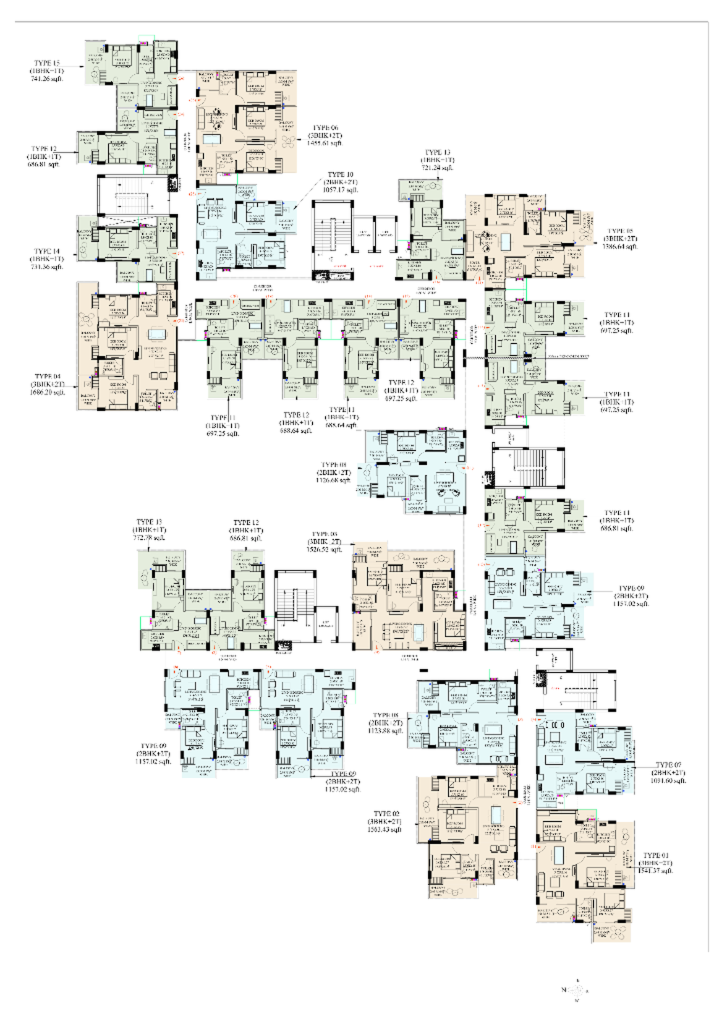
#> input picture source_images/floor_plan_1446x2048.png, 1446 x 2048 px, found by its file name (shown at 1/2 size)
$ python inspect_all_cluster_alignments.py
#> lines starting #> are read from the running program, lines starting #| are printed output that depends on the picture; after the words box and inside, x2 and y2 are one past the last pixel; in counts of white or black regions, pixels touching at a corner belong together
import cv2
import numpy as np
import json

# Load base image and model data
img = cv2.imread('d:/HAMLET/3D View/source_images/floor_plan_1446x2048.png')
#> img is the input picture: shape (2048, 1446, 3); mean B, G, R 237.5, 240, 239.1
gray = cv2.cvtColor(img, cv2.COLOR_BGR2GRAY)
# Wall edges
wall_mask = (gray < 80).astype(np.uint8)
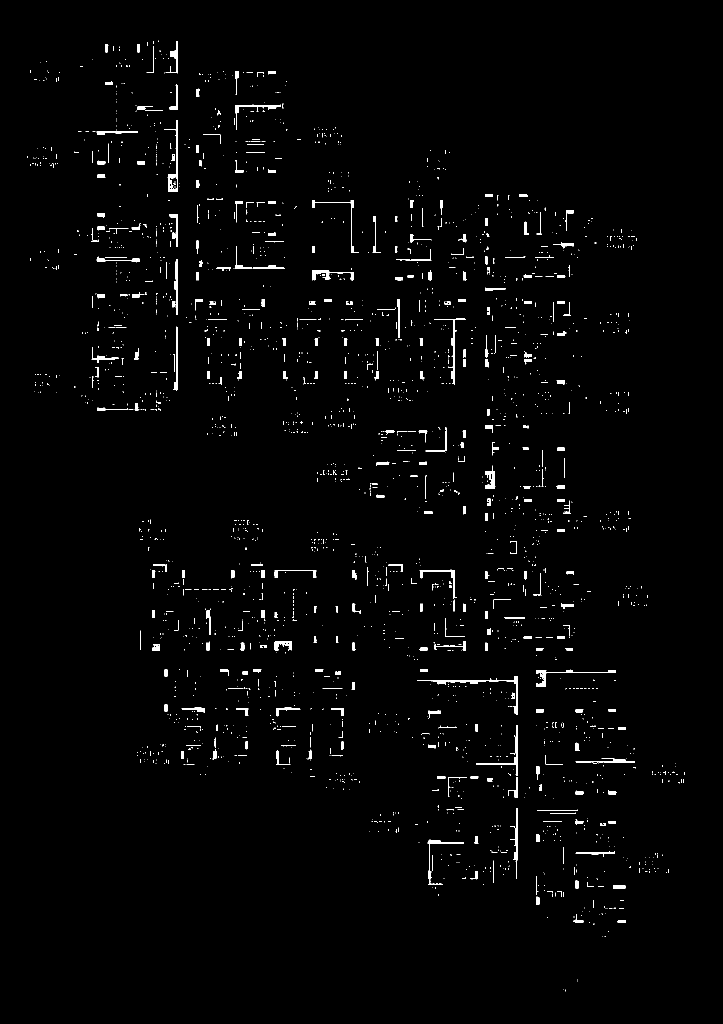
#> wall_mask: shape (2048, 1446) (shown at 1/2 size); values 0 (black) and 1 (white), 1.7% white; 2437 white regions (2017 under 20 px), largest, box (x1, y1, x2, y2) and area: (835, 1352, 1036, 1430) 1018, (328, 240, 356, 384) 836, (1072, 1339, 1232, 1374) 800

#> (the run stopped early here; a loop or call above may not have finished)

$ run again, with source_images/comparison_overlay.png copied over source_images/floor_plan_1446x2048.png
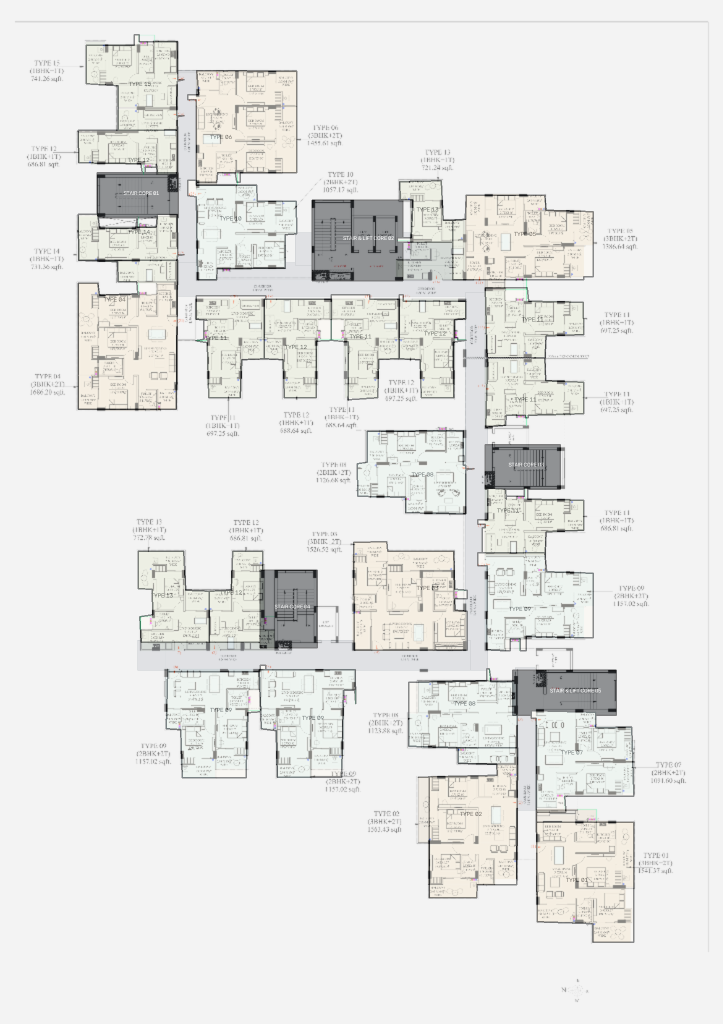
#> input picture source_images/comparison_overlay.png, 1446 x 2048 px, found by its file name (shown at 1/2 size)
#> img is the input picture: shape (2048, 1446, 3); mean B, G, R 229.5, 231.3, 231.2
#> `wall_mask = (gray < 80).astype(np.uint8)`:
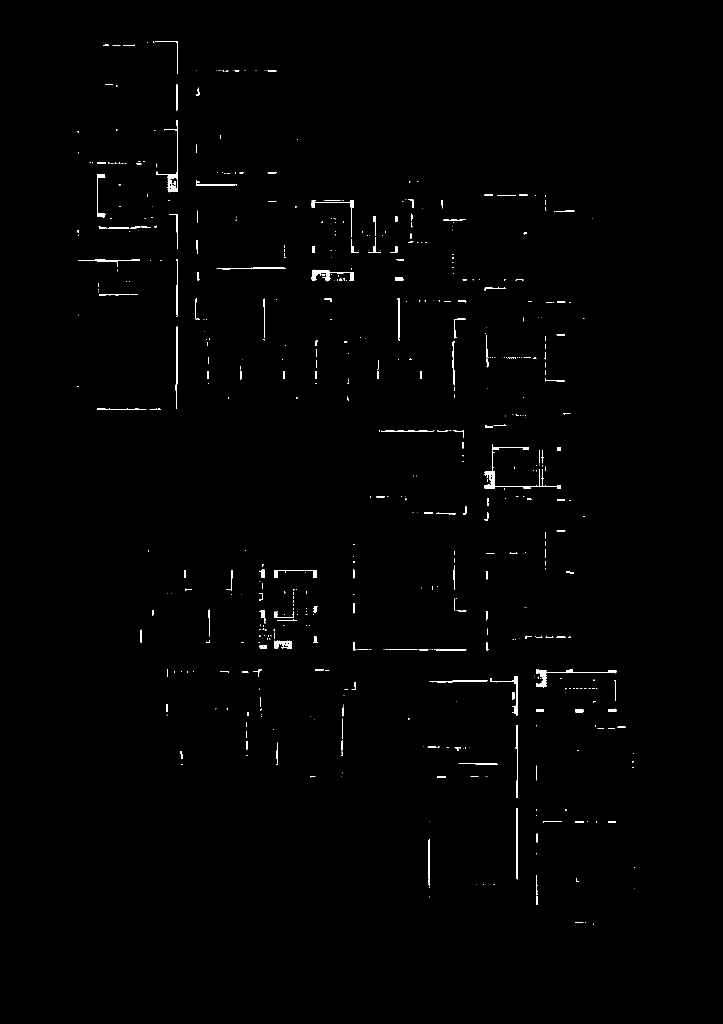
#> wall_mask: shape (2048, 1446) (shown at 1/2 size); values 0 (black) and 1 (white), 0.7% white; 578 white regions (403 under 20 px), largest, box (x1, y1, x2, y2) and area: (969, 888, 1122, 978) 1322, (1072, 1339, 1233, 1375) 893, (312, 240, 356, 385) 742

$ run again, with source_images/comparison_side_by_side.png copied over source_images/floor_plan_1446x2048.png
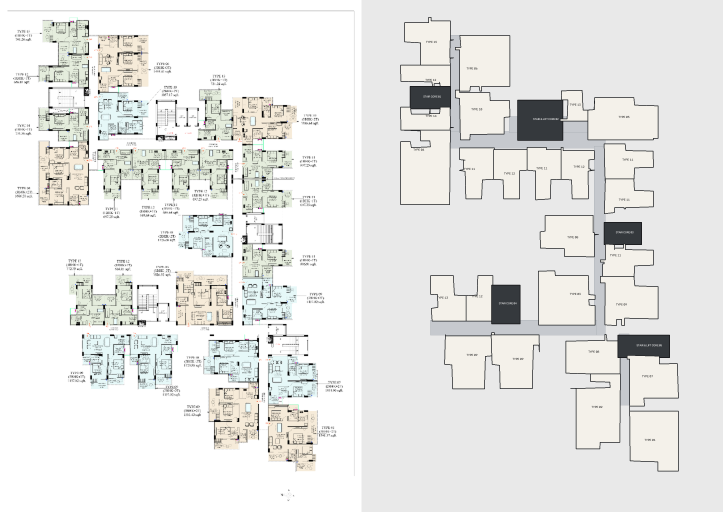
#> input picture source_images/comparison_side_by_side.png, 1446 x 1024 px, found by its file name (shown at 1/2 size)
#> img is the input picture: shape (1024, 1446, 3); mean B, G, R 230.2, 232.1, 231.9
#> `wall_mask = (gray < 80).astype(np.uint8)`:
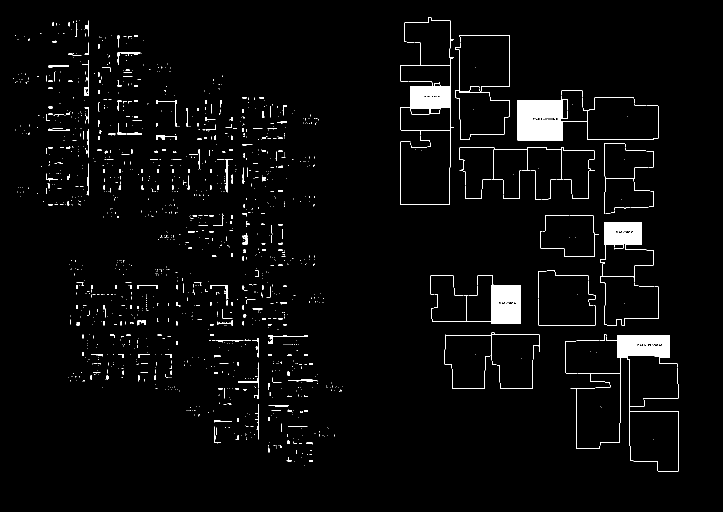
#> wall_mask: shape (1024, 1446) (shown at 1/2 size); values 0 (black) and 1 (white), 3% white; 1479 white regions (1222 under 20 px), largest, box (x1, y1, x2, y2) and area: (1035, 191, 1317, 281) 7732, (1156, 670, 1357, 943) 5413, (801, 34, 908, 410) 4904

$ run again, with source_images/crop_center.png copied over source_images/floor_plan_1446x2048.png
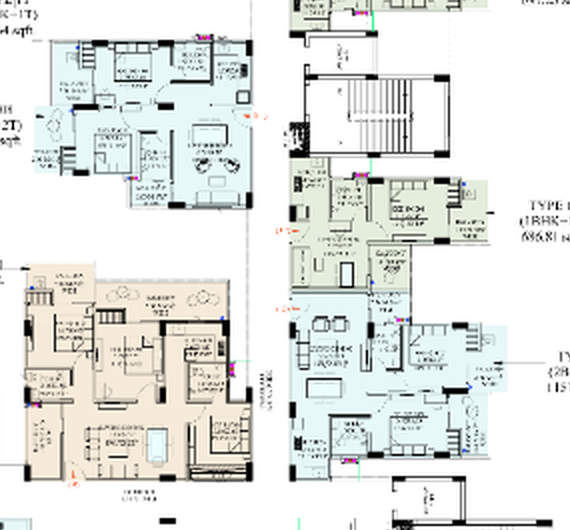
#> input picture source_images/crop_center.png, 570 x 530 px, found by its file name
#> img is the input picture: shape (530, 570, 3); mean B, G, R 226.9, 230, 227.6
#> `wall_mask = (gray < 80).astype(np.uint8)`:
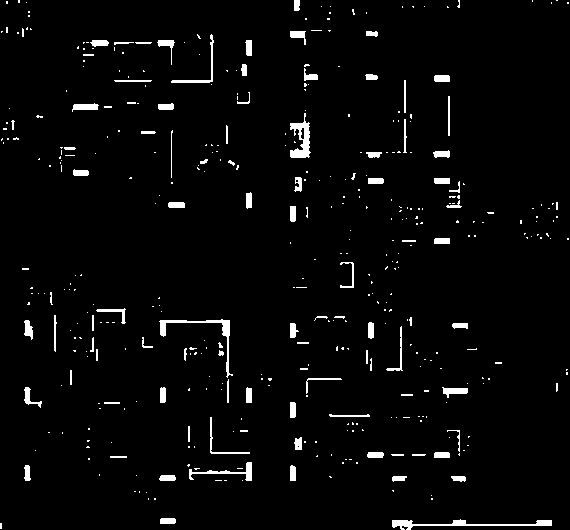
#> wall_mask: shape (530, 570); values 0 (black) and 1 (white), 3% white; 420 white regions (328 under 20 px), largest, box (x1, y1, x2, y2) and area: (392, 519, 552, 530) 556, (159, 319, 233, 378) 472, (290, 113, 311, 158) 469
